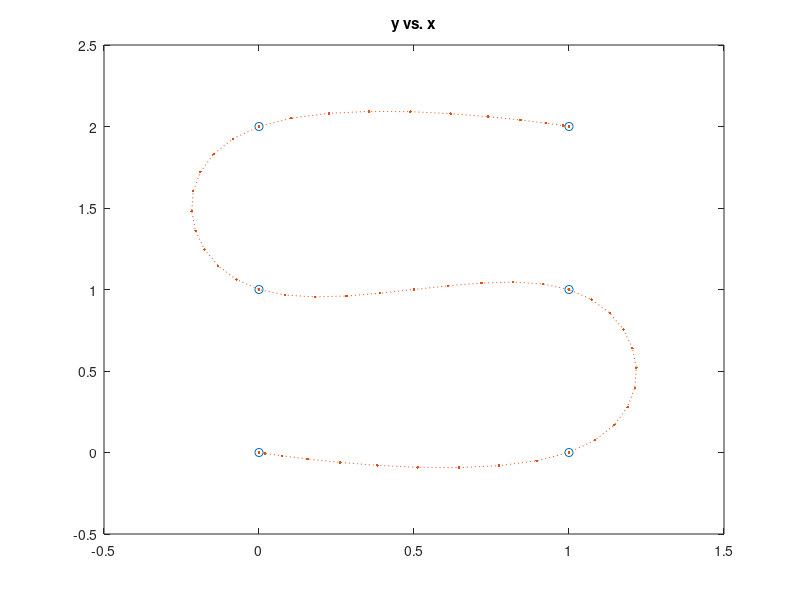

The MATLAB script that drew this image:
clear; clc;

s = [0 1 2 3 4 5];
points = [0 0; 1 0; 1 1; 0 1; 0 2; 1 2];
x = points(:,1);
y = points(:,2);

tq = 0:0.1:5;
slope0 = 0;
slopeF = 0;
xq = spline(s,[slope0; x; slopeF],tq);
yq = spline(s,[slope0; y; slopeF],tq);

figure;
plot(x,y,'o',xq,yq,':.');
axis([-0.5 1.5 -0.5 2.5]);
title('y vs. x');

xqi = xq;
yqi = yq;

velx = circshift(xqi,[0,-1])-xqi;
vely = circshift(yqi,[0,-1])-yqi;
norm = vecnorm([velx;vely]);
